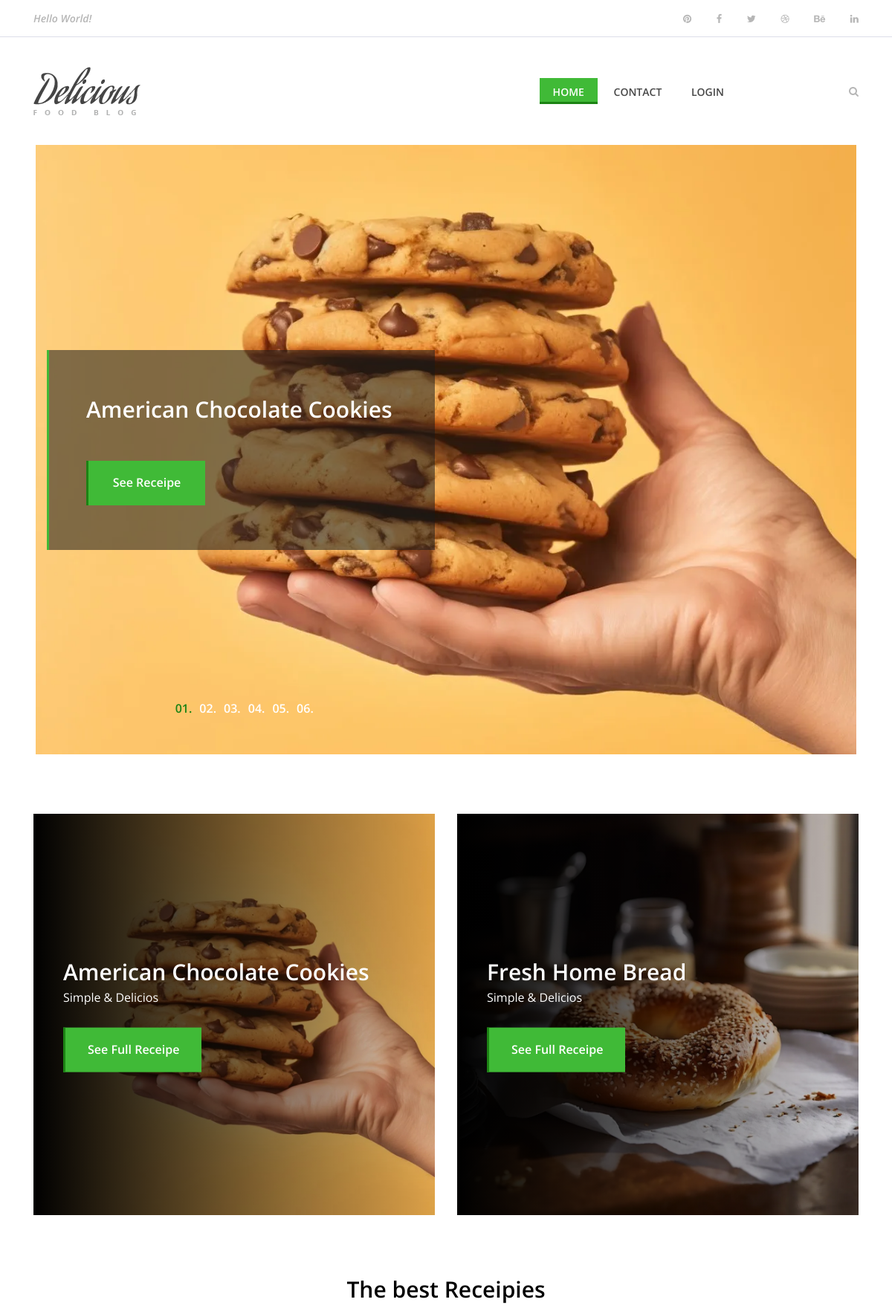
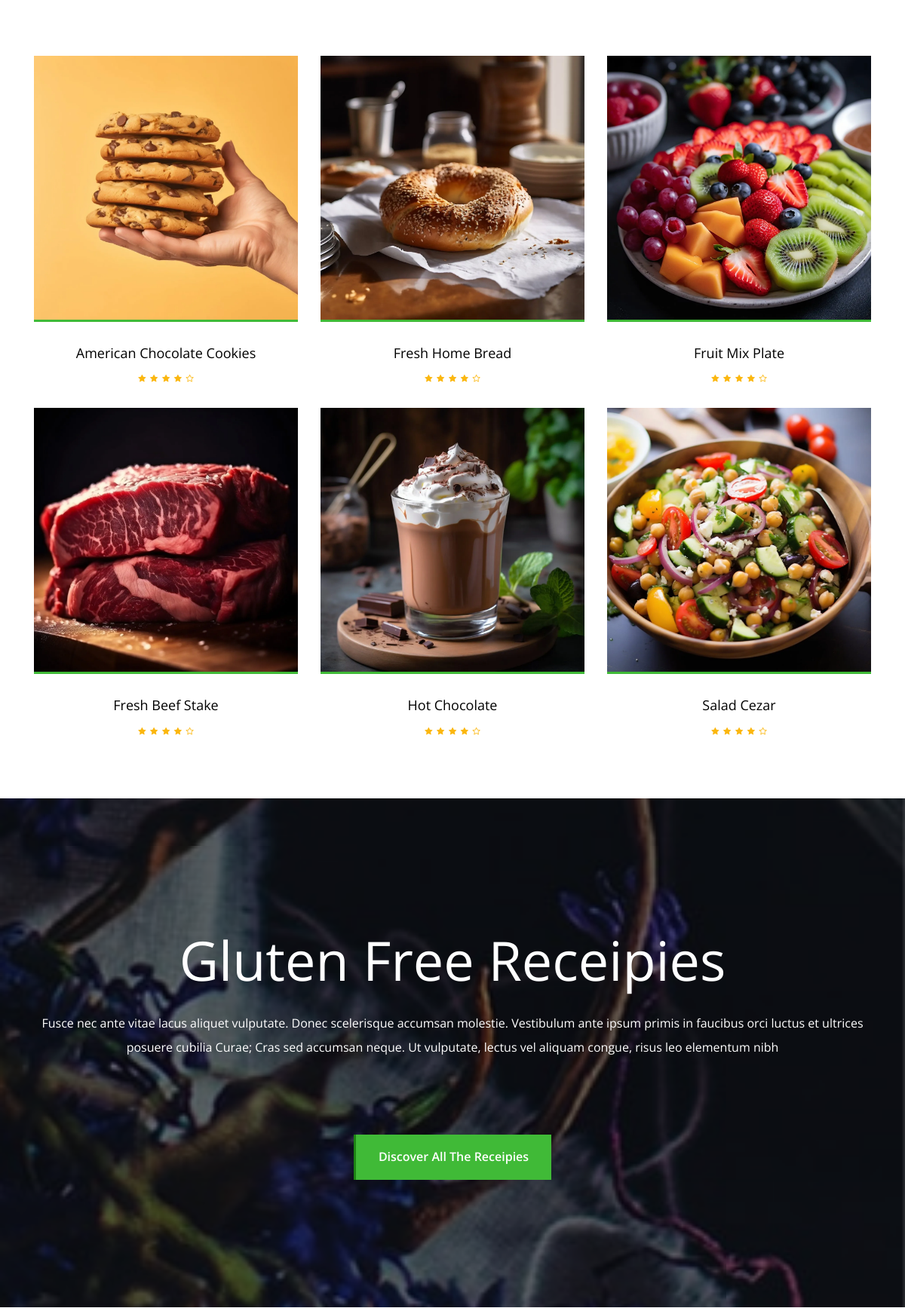
The page / (upper part) on the database its author committed (2 pictures, top to bottom).
### recipe/models.py (models this page shows, shortened)
class Recipe(models.Model):
    name = models.CharField(max_length=100)
    star = models.IntegerField()
    image = models.ImageField(upload_to="recipes-images/")
    created_at = models.DateTimeField(auto_now_add=True)
    prep = models.IntegerField()
    cook = models.IntegerField()

### recipe/views.py (the view)
# urls.py: 2. Add a URL to urlpatterns:  path('', Home.as_view(), name='home')
class Home(View):
    def get(self, request):
        recipes = Recipe.objects.all()
        two_recipes = Recipe.objects.all().order_by()[:2]
        context = {'recipes': recipes,'two_recipes': two_recipes}
        return render(request, 'index.html', context)

### recipe/templates/index.html (shortened to what this page needs)
{% extends "base.html" %}
{% block content %}
  <section class="hero-area">
    <div class="hero-slides owl-carousel">
        {% for recipe in recipes %}
        <div class="single-hero-slide bg-img" style="background-image: url({{recipe.image.url}});">
            <div class="container h-100">
                <div class="row h-100 align-items-center">
                    <div class="col-12 col-md-9 col-lg-7 col-xl-6">
                        <div class="hero-slides-content" data-animation="fadeInUp" data-delay="100ms">
                            <h2 data-animation="fadeInUp" data-delay="300ms">{{ recipe.name }}</h2>
                            <a href="{% url 'recipe:recipe-detail' id=recipe.id %}" class="btn delicious-btn" data-animation="fadeInUp" data-delay="1000ms">See Receipe</a>
                        </div>
                    </div>
                </div>
            </div>
        </div>
        {% endfor %}
    </div>
</section>
<section class="top-catagory-area section-padding-80-0">
    <div class="container">
        <div class="row">
            {% for two_recipe in two_recipes %}
            <div class="col-12 col-lg-6">
                <div class="single-top-catagory">
                    <img src="{{two_recipe.image.url}}" alt="">
                    <div class="top-cta-content">
                        <h3>{{two_recipe.name}}</h3>
                        <h6>Simple &amp; Delicios</h6>
                        <a href="{% url 'recipe:recipe-detail' id=two_recipe.id %}" class="btn delicious-btn">See Full Receipe</a>
                    </div>
                </div>
            </div>
            {% endfor %}
        </div>
    </div>
</section>
<section class="best-receipe-area">
    <div class="container">
        <div class="row">
            <div class="col-12">
                <div class="section-heading">
                    <h3>The best Receipies</h3>
                </div>
            </div>
        </div>
        <div class="row">
            {% for recipe in recipes %}
            <div class="col-12 col-sm-6 col-lg-4">
                <div class="single-best-receipe-area mb-30">
                    <img src="{{recipe.image.url}}" alt="">
                    <div class="receipe-content">
                        <a href="{% url 'recipe:recipe-detail' id=recipe.id %}">
                            <h5>{{recipe.name}}</h5>
                        </a>
                        <div class="ratings">
                            <i class="fa fa-star" aria-hidden="true"></i>
                            <i class="fa fa-star" aria-hidden="true"></i>
                            <i class="fa fa-star" aria-hidden="true"></i>
                            <i class="fa fa-star" aria-hidden="true"></i>
                            <i class="fa fa-star-o" aria-hidden="true"></i>
                        </div>
                    </div>
                </div>
            </div>
            {% endfor %}
        </div>
    </div>
</section>
<section class="cta-area bg-img bg-overlay" style="background-image: url(/static/img/bg-img/bg4.jpg);">
    <div class="container h-100">
        <div class="row h-100 align-items-center">
            <div class="col-12">
                <div class="cta-content text-center">
                    <h2>Gluten Free Receipies</h2>
                    <p>Fusce nec ante vitae lacus aliquet vulputate. Donec scelerisque accumsan molestie. Vestibulum ante ipsum primis in faucibus orci luctus et ultrices posuere cubilia Curae; Cras sed accumsan neque. Ut vulputate, lectus vel aliquam congue, risus leo elementum nibh</p>
                    <a href="#" class="btn delicious-btn">Discover all the receipies</a>
                </div>
            </div>
        </div>
    </div>
</section>
{% endblock content %}

### templates/base.html (shortened to what this page needs)
{% load static %}
<!DOCTYPE html>
<html lang="en">
<head>
    <link rel="stylesheet" href="{% static 'style.css' %}">
</head>
<body>
    <header class="header-area">
        <div class="top-header-area">
            <div class="container h-100">
                <div class="row h-100 align-items-center justify-content-between">
                    <div class="col-12 col-sm-6">
                        <div class="breaking-news">
                            <div id="breakingNewsTicker" class="ticker">
                                <ul>
                                    <li><a href="#">Hello World!</a></li>
                                </ul>
                            </div>
                        </div>
                    </div>
                    <div class="col-12 col-sm-6">
                        <div class="top-social-info text-right">
                            <a href="#"><i class="fa fa-pinterest" aria-hidden="true"></i></a>
                            <a href="#"><i class="fa fa-facebook" aria-hidden="true"></i></a>
                            <a href="#"><i class="fa fa-twitter" aria-hidden="true"></i></a>
                            <a href="#"><i class="fa fa-dribbble" aria-hidden="true"></i></a>
                            <a href="#"><i class="fa fa-behance" aria-hidden="true"></i></a>
                            <a href="#"><i class="fa fa-linkedin" aria-hidden="true"></i></a>
                        </div>
                    </div>
                </div>
            </div>
        </div>
        <div class="delicious-main-menu">
            <div class="classy-nav-container breakpoint-off">
                <div class="container">
                    <nav class="classy-navbar justify-content-between" id="deliciousNav">
                        <a class="nav-brand" href="{% url 'recipe:home' %}"><img src="/static/img/core-img/logo.png" alt=""></a>
                        <div class="classy-menu">
                            <div class="classynav">
                                <ul>
                                    <li class="active"><a href="{% url 'recipe:home' %}">Home</a></li>
                                    <li><a href="{% url 'recipe:contact' %}">Contact</a></li>
                                    {% if request.user.is_authenticated %}
                                        <li><a href=#>{{request.user.username}}</a></li>
                                    {% else %}
                                        <li><a href="{% url 'users:login' %}">Login</a></li>
                                    {% endif %}
                                </ul>
                                <div class="search-btn">
                                    <i class="fa fa-search" aria-hidden="true"></i>
                                </div>
                            </div>
                        </div>
                    </nav>
                </div>
            </div>
        </div>
    </header>
{% block content %}
{% endblock content %}
</body>
</html>

### rows shown on the page
Recipe: image (picture), name "American Chocolate Cookies"
Recipe: image (picture), name "Fresh Home Bread"
Recipe: image (picture), name "Fruit Mix Plate"
Recipe: image (picture), name "Fresh Beef Stake"
Recipe: image (picture), name "Hot Chocolate"
Recipe: image (picture), name "Salad Cezar"
